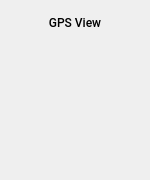
<?xml version="1.0" encoding="UTF-8"?>
<ui version="4.0">
 <class>GPSView</class>
 <widget class="QWidget" name="GPSView">
  <property name="geometry">
   <rect>
    <x>0</x>
    <y>0</y>
    <width>150</width>
    <height>180</height>
   </rect>
  </property>
  <property name="windowTitle">
   <string>Form</string>
  </property>
  <property name="styleSheet">
   <string notr="true"/>
  </property>
  <layout class="QVBoxLayout" name="verticalLayout_2">
   <property name="spacing">
    <number>0</number>
   </property>
   <property name="leftMargin">
    <number>0</number>
   </property>
   <property name="topMargin">
    <number>0</number>
   </property>
   <property name="rightMargin">
    <number>0</number>
   </property>
   <property name="bottomMargin">
    <number>0</number>
   </property>
   <item>
    <widget class="QLabel" name="GPSLabel">
     <property name="minimumSize">
      <size>
       <width>0</width>
       <height>30</height>
      </size>
     </property>
     <property name="maximumSize">
      <size>
       <width>16777215</width>
       <height>30</height>
      </size>
     </property>
     <property name="font">
      <font>
       <family>Roboto Medium</family>
       <weight>50</weight>
       <italic>false</italic>
       <bold>false</bold>
      </font>
     </property>
     <property name="styleSheet">
      <string notr="true"/>
     </property>
     <property name="text">
      <string>GPS View</string>
     </property>
     <property name="alignment">
      <set>Qt::AlignBottom|Qt::AlignHCenter</set>
     </property>
    </widget>
   </item>
   <item>
    <widget class="QWidget" name="GPSPanel" native="true">
     <property name="minimumSize">
      <size>
       <width>150</width>
       <height>150</height>
      </size>
     </property>
     <property name="maximumSize">
      <size>
       <width>16777215</width>
       <height>16777215</height>
      </size>
     </property>
     <property name="styleSheet">
      <string notr="true"/>
     </property>
     <layout class="QVBoxLayout" name="verticalLayout_3">
      <property name="spacing">
       <number>0</number>
      </property>
      <property name="leftMargin">
       <number>0</number>
      </property>
      <property name="topMargin">
       <number>0</number>
      </property>
      <property name="rightMargin">
       <number>0</number>
      </property>
      <property name="bottomMargin">
       <number>0</number>
      </property>
      <item>
       <layout class="QVBoxLayout" name="verticalLayout"/>
      </item>
     </layout>
    </widget>
   </item>
  </layout>
 </widget>
 <resources/>
 <connections/>
</ui>
